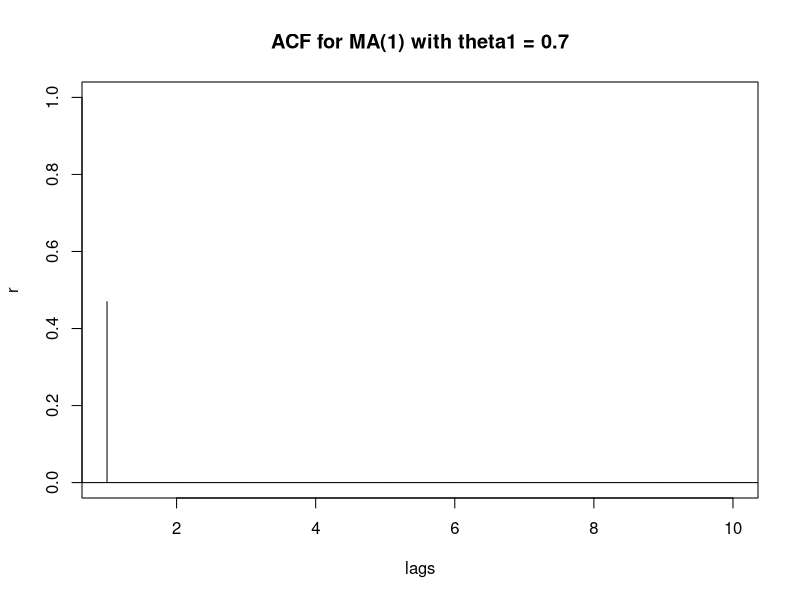
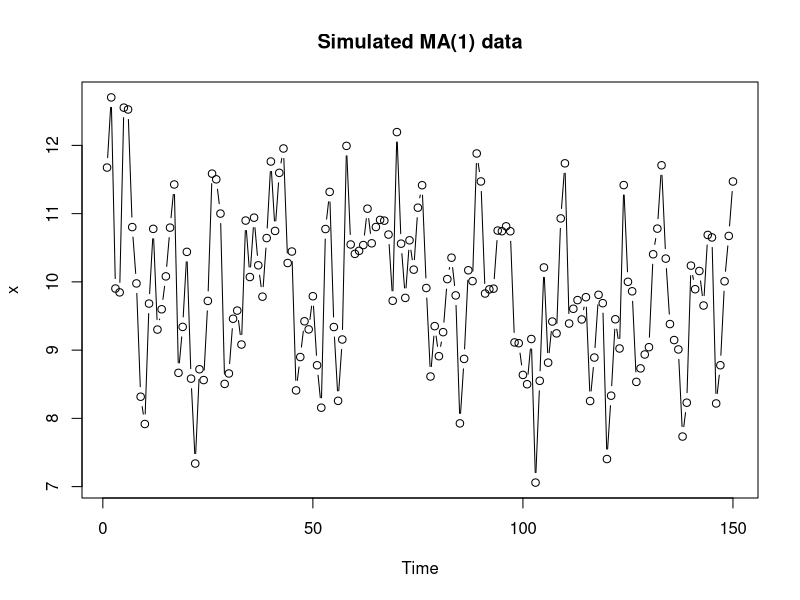
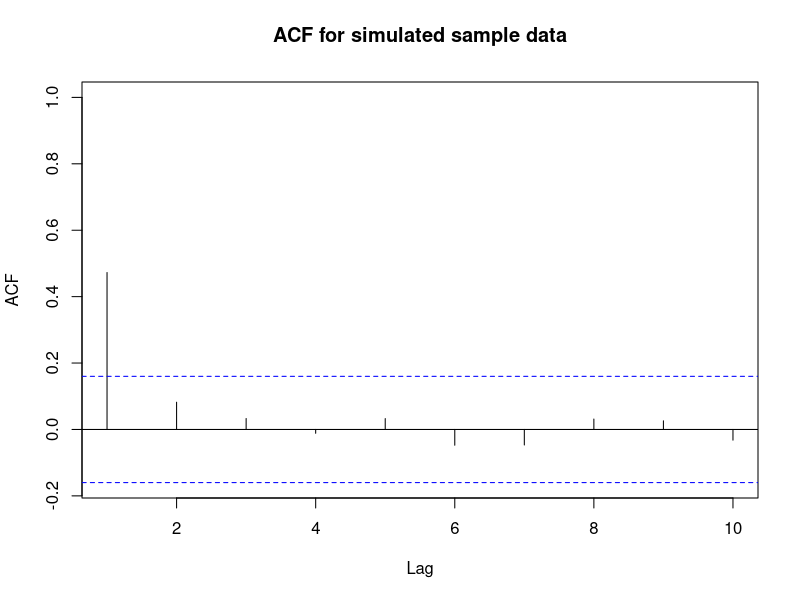
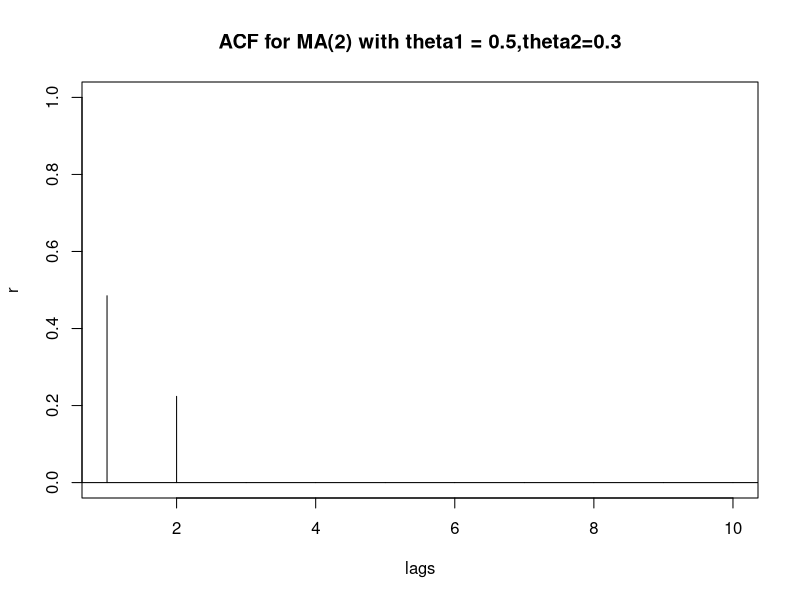
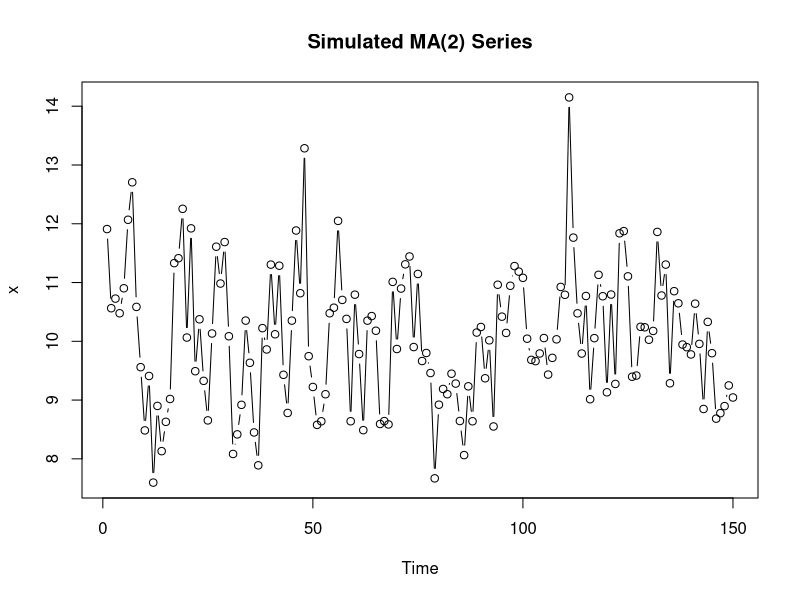
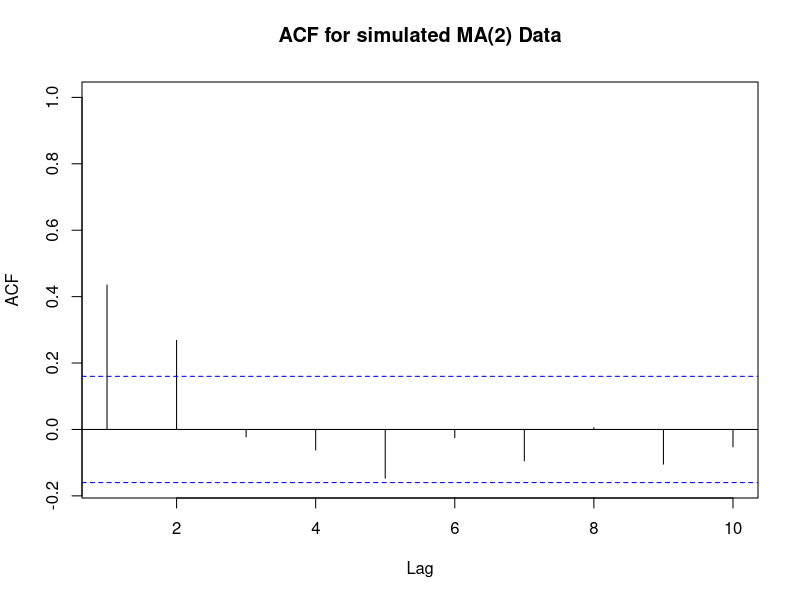
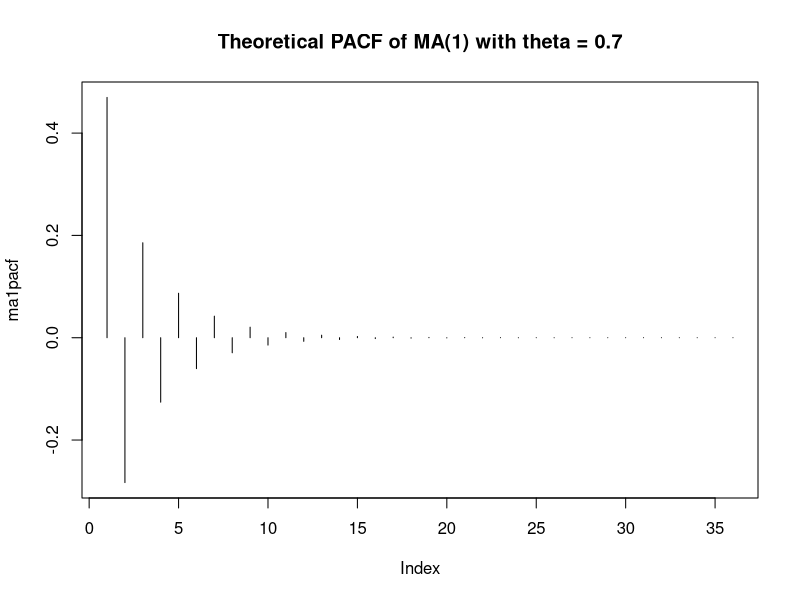

Source code (R) for these figures, in order:
## ---- chunk 1
acfma1=ARMAacf(ma=c(0.7), lag.max=10) # 10 lags of ACF for MA(1) with theta1 = 0.7
lags=0:10 #creates a variable named lags that ranges from 0 to 10.
plot(lags,acfma1,xlim=c(1,10), ylab="r",type="h", main = "ACF for MA(1) with theta1 = 0.7")
abline(h=0) #adds a horizontal axis to the plot 
## ---- chunk 2
xc=arima.sim(n=150, list(ma=c(0.7))) #Simulates n = 150 values from MA(1)
x=xc+10 # adds 10 to make mean = 10. Simulation defaults to mean = 0.
plot(x,type="b", main="Simulated MA(1) data")
## ---- chunk 3
acf(x, xlim=c(1,10), main="ACF for simulated sample data") 
## ---- chunk 4
acfma2=ARMAacf(ma=c(0.5,0.3), lag.max=10)
acfma2
lags=0:10
plot(lags,acfma2,xlim=c(1,10), ylab="r",type="h", main = "ACF for MA(2) with theta1 = 0.5,theta2=0.3")
abline(h=0)
## ---- chunk 5
xc=arima.sim(n=150, list(ma=c(0.5, 0.3)))
x=xc+10
plot(x, type="b", main = "Simulated MA(2) Series")
## ---- chunk 6
acf(x, xlim=c(1,10), main="ACF for simulated MA(2) Data")
## ---- chunk 7
ma1pacf = ARMAacf(ma = c(.7),lag.max = 36, pacf=TRUE)
plot(ma1pacf,type="h", main = "Theoretical PACF of MA(1) with theta = 0.7")
